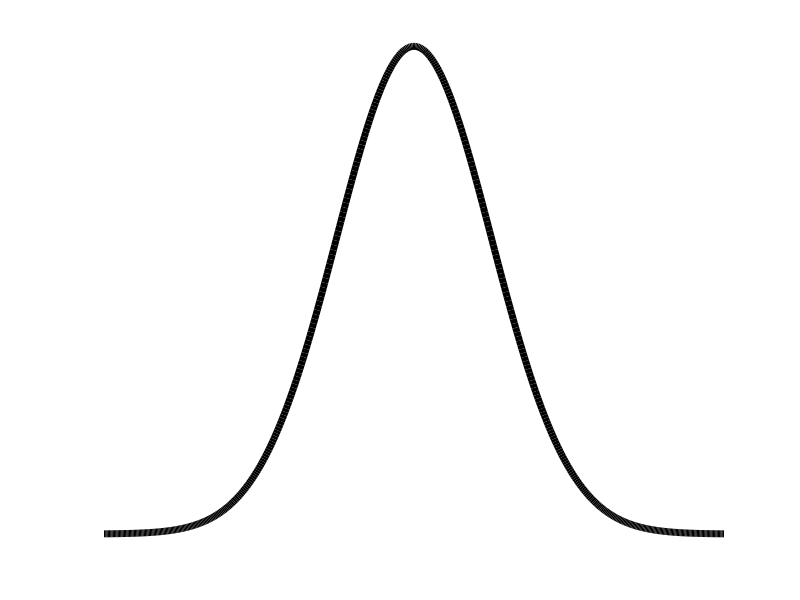
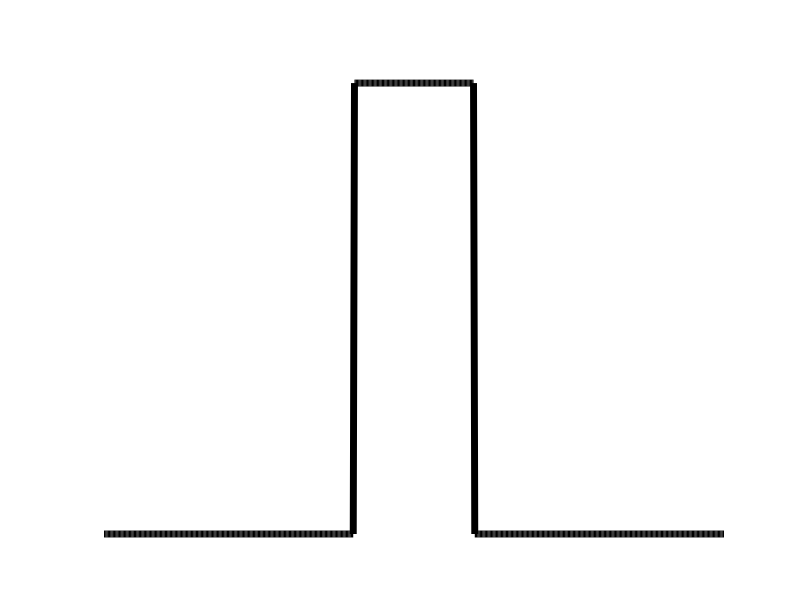
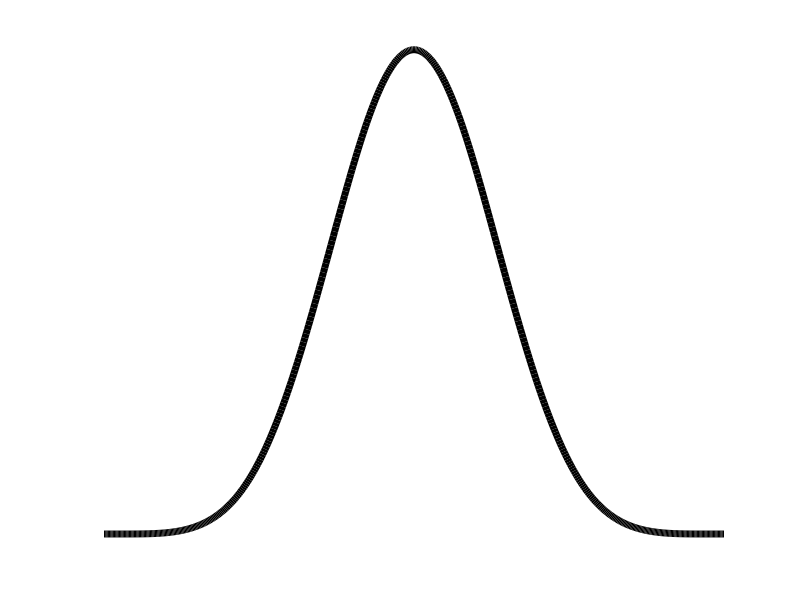

These charts were generated, in order, by the following MATLAB code: (Note: this script raises an error after producing the figures.)
% EE368/CS232 Digital Image Processing
% Bernd Girod
% Department of Electrical Engineering, Stanford University

% Script by David Chen
% Box filtering

clear, clc, close all

% Define 1-d Gaussian and box filters
sigma = 1;
x = linspace(-4*sigma,4*sigma,501);
g1 = exp(-x.^2 / (2*sigma^2)) / sqrt(2*pi*sigma^2);
N = 5;
w = sqrt(12 * sigma^2 / N);
b = double(abs(x) < w/2) * 1/w;
g2 = b;
for n = 2:N
    g2 = conv(g2, b, 'same');
end

% Show 1-d signals
figure(1); clf;
plot(x,g1,'Color','black','LineWidth',5); axis off;
figure(2); clf;
plot(x,b,'Color','black','LineWidth',5); axis off;
figure(3); clf;
plot(x,g2,'Color','black','LineWidth',5); axis off;

% Load test image
img = imread('01.jpg');
img = rgb2gray(img);
imwrite(img, 'gray.jpg');

% Filter by Gaussian
sigma = 20;
g = fspecial('gaussian', [4*sigma+1 4*sigma+1], sigma);
img_g = imfilter(img, g, 'replicate');
figure(4); clf;
imshow(img_g); title('Filtered by Gaussian');
imwrite(img_g, 'img_g.jpg');

% Filter by box
[X,Y] = meshgrid(-5*sigma:5*sigma, -5*sigma:5*sigma);
N = 5;
w = sqrt(12 * sigma^2 / N);
b = double(abs(X) < w/2) .* double(abs(Y) < w/2);
b = b/sum(b(:));
img_b = img;
for n = 1:N
    disp(n)
    img_b = imfilter(img_b, b, 'replicate');
    figure(4+n); clf;
    imshow(img_b); 
    if n == 1
        title(sprintf('Filtered by %d Box', n));
    else
        title(sprintf('Filtered by %d Boxes', n));
    end
    imwrite(img_b, sprintf('img_b_%25d.html', n));
end % 